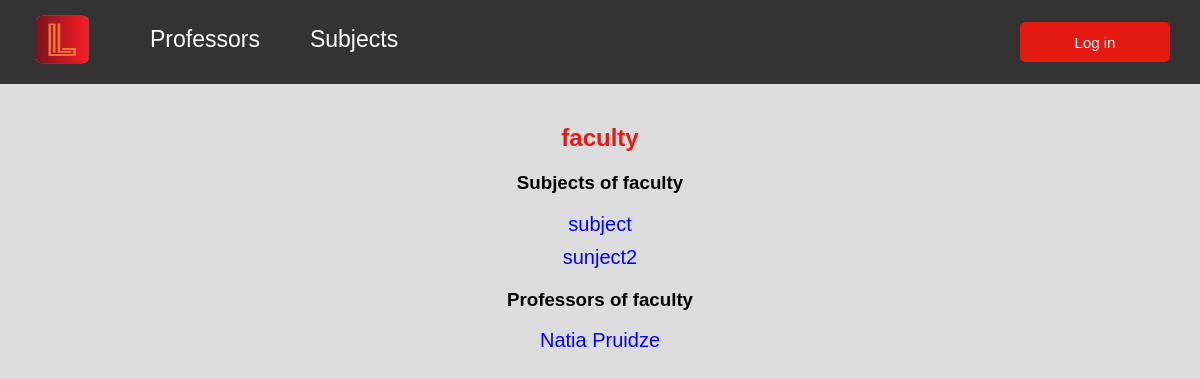
Page /faculty/1/ on the earlier database version.
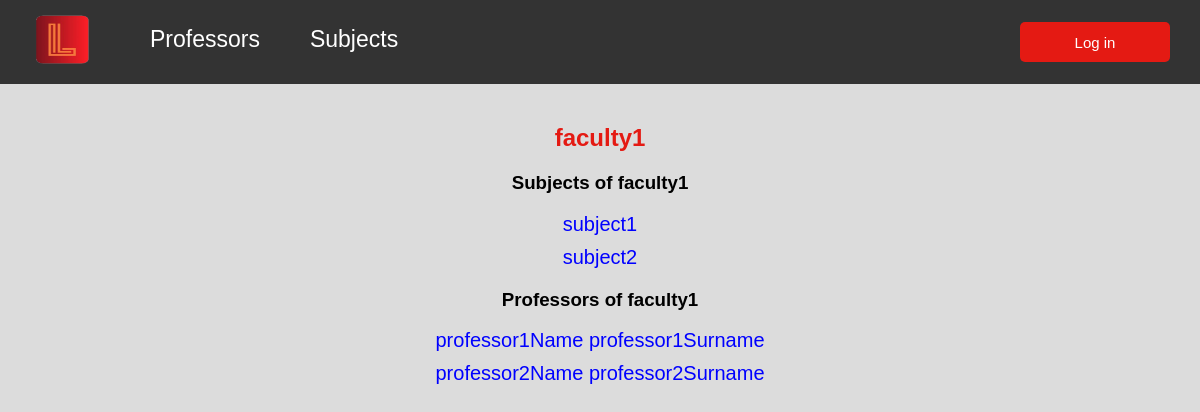
Same page on the later database version.
### university/models/faculty.py (models this page shows, shortened)
class Faculty(models.Model):
    subjects = models.ManyToManyField(
        to="Subject",
        related_name='faculty',
        verbose_name=_("Subjects"))
    name = models.CharField(max_length=100, verbose_name=_("Name"))
    class Meta:
        verbose_name = _("Faculty")
        verbose_name_plural = _("Faculties")

### university/models/subject.py (models this page shows, shortened)
class Subject(models.Model):
    professors = models.ManyToManyField(
        to="Professor",
        related_name="subjects",
        verbose_name=_("Lecturers"))
    title = models.CharField(max_length=100, verbose_name=_("Title"))
    short_description = models.TextField(verbose_name=_("Short Description"))
    syllabus = models.FileField(upload_to='syllabus', verbose_name=_("Syllabus"))
    class Meta:
        verbose_name = _("Subject")
        verbose_name_plural = _("Subjects")

### university/models/professor.py (models this page shows, shortened)
class Professor(models.Model):
    user = models.OneToOneField(User, on_delete=models.CASCADE, verbose_name=_("User"))
    name = models.CharField(max_length=100, verbose_name=_('First Name'))
    surname = models.CharField(max_length=100, verbose_name=_('Last Name'))
    email = models.EmailField(verbose_name=_('Email'), unique=True)
    class Meta:
        verbose_name = _('Professor')
        verbose_name_plural = _('Professors')

### university/views/home.py (the view)
# urls.py: path('faculty/<int:faculty_id>/', get_faculty, name='faculty'),
def get_faculty(request, faculty_id):
    faculty = get_object_or_404(Faculty, pk=faculty_id)
    subjects = faculty.subjects.all()
    professors = set()
    for subject in subjects:
        lecturers_set = subject.professors.all()
        professors.update(lecturers_set)
    return render(request, 'other/faculty_detail.html',
                  {'faculty': faculty, 'subjects': subjects, 'lecturers': professors})

### university/context_processors.py (called while the page is built, shortened)
def user_roles(request):
    context = {}
    return context

### university/templates/other/faculty_detail.html (shortened to what this page needs)
{% extends 'includes/base.html' %}
{% block content %}
    <h2>{{ faculty.name }}</h2>
    <h3>Subjects of {{ faculty.name }}</h3>
    <ul>
        {% for subject in subjects %}
            <li class="list-item"><a href="/subject/{{ subject.id }}">{{ subject.title }}</a></li>
        {% endfor %}
    </ul>
    <h3>Professors of {{ faculty.name }}</h3>
    <ul>
        {% for lecturer in lecturers %}
            <li class="list-item"><a href="/lecturer/{{ lecturer.id }}">{{ lecturer.name }} {{ lecturer.surname }}</a></li>
        {% endfor %}
    </ul>
{% endblock %}

### university/templates/includes/base.html (shortened to what this page needs)
<!DOCTYPE html>
<html lang="en">
<head>
    {% load static %}
    <link rel="stylesheet" type="text/css" href="{% static 'university/css/login.css' %}">
    <link rel="stylesheet" type="text/css" href="{% static 'university/css/base.css' %}">
    <link rel="stylesheet" type="text/css" href="{% static 'university/css/list-pages.css' %}">
    <link rel="stylesheet" type="text/css" href="{% static 'university/css/detail-pages.css' %}">
    <link rel="stylesheet" type="text/css" href="{% static 'university/css/forms.css' %}">
    <link rel="stylesheet" type="text/css" href="{% static 'university/css/task_list.css' %}">
</head>
<body>
    {% include 'includes/header.html' %}
    <main>
        {% block content %}
        {% endblock %}
    </main>
</body>
</html>

### university/templates/includes/header.html (shortened to what this page needs)
{% load static %}
<link rel="stylesheet" type="text/css" href="{% static 'university/css/header.css' %}">
<header class="header">
    <nav>
        <a href="http://127.0.0.1:8000/"><img class="logo" src="{% static 'university/img/logo.png' %}" alt="Logo"></a>
        <a class="text-navs" href="{% url 'lecturers' %}">Professors</a>
        <a class="text-navs" href="{% url 'subjects' %}">Subjects</a>
    </nav>
    {% if not user.is_authenticated %}
        <a href="{% url 'login' %}">
            <button class="login">Log in</button>
        </a>
    {% endif %}
</header>

### static/university/css/base.css (style rules this page uses)
body { font-family: Arial, sans-serif; margin: 0; padding: 0; background-color: rgb(220, 220, 220); }
main { padding: 20px; }

### static/university/css/list-pages.css (style rules this page uses)
body { background-color: rgb(220, 220, 220); margin: 0; padding: 0; text-align: center; }
ul { list-style-type: none; padding: 0; }
li { font-size: 20px; margin-top: 30px; }
a { all: unset; cursor: pointer; color: blue; }

### static/university/css/detail-pages.css (style rules this page uses)
body { background-color: rgb(220, 220, 220); margin: 0; padding: 0; text-align: center; }
h2 { color: #e41a13; }
h3 { margin-top: 20px; }
ul { list-style-type: none; padding: 0; }
.list-item { font-size: 20px; margin-top: 10px; }
a { all: unset; cursor: pointer; color: blue; }

### static/university/css/header.css (style rules this page uses)
body { margin: 0; padding: 0; }
.header { display: flex; justify-content: space-between; align-items: center; padding: 10px 20px; background-color: #333; color: white; }
.logo { width: 80px; height: 60px; cursor: pointer; }
nav { display: flex; gap: 50px; }
.text-navs { all:unset; margin-top: 16px; font-size: 23px; cursor: pointer; }
.login, .logout_button, .dashboard_button { margin-right: 10px; width: 150px; height: 40px; background-color: #e41a13; color: white; border: none; padding: 10px 20px; border-radius: 5px; font-size: 15px; cursor: pointer; text-align: center; }

Differences in the rows shown:
changed Faculty: name "faculty" → "faculty1"
changed Subject: title "subject" → "subject1"
changed Subject: title "sunject2" → "subject2"
changed Professor: name "Natia" → "professor1Name"; surname "Pruidze" → "professor1Surname"
added Professor: name "professor2Name", surname "professor2Surname"
